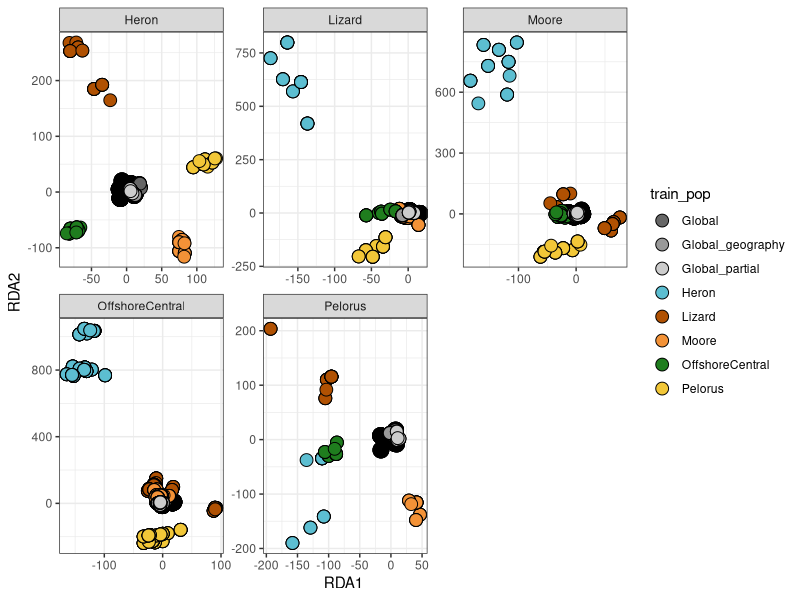
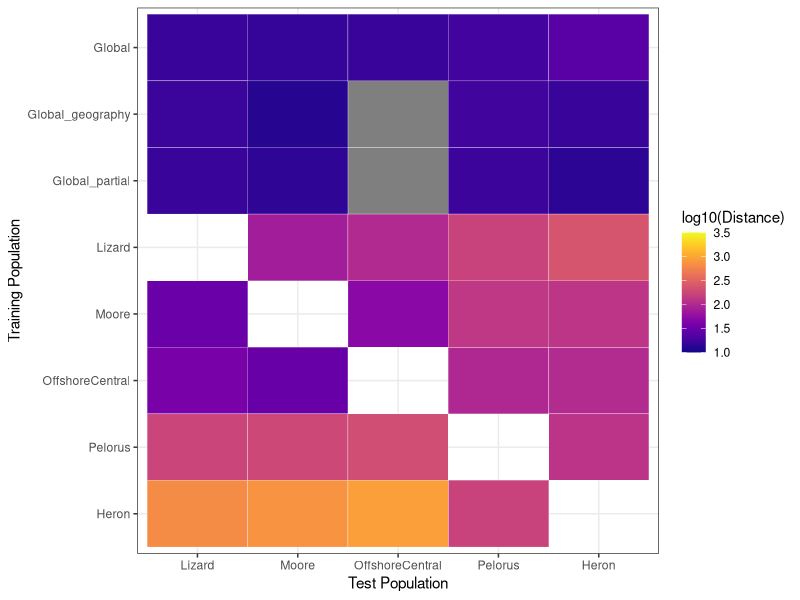
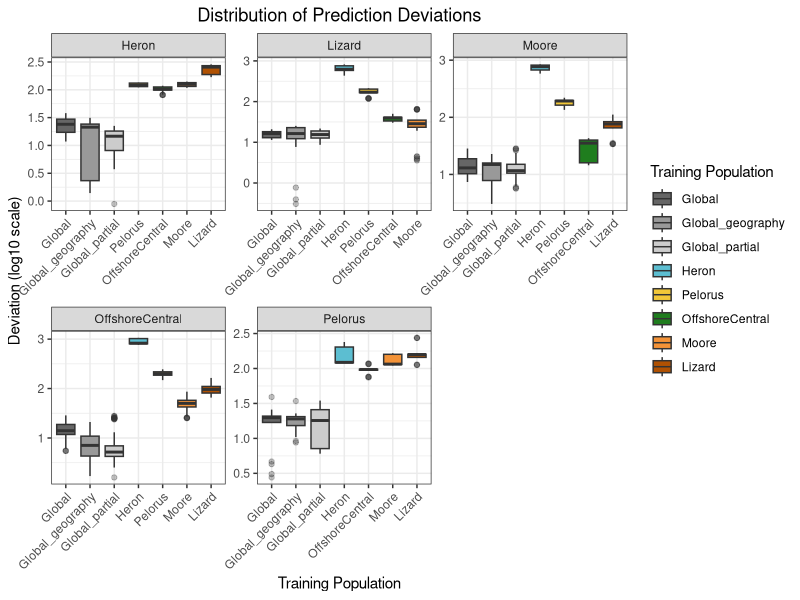

Write the R code that produced these figures, in order.
library(ggplot2)
library(dplyr)
library(viridis)

loop <- read.csv("RDA_LOPO_predictions_PC_axes.csv") # global --> one pop
test<-read.csv("RDA_crossval_predictions_PC_axes.csv") # one pop --> another pop
geography<-read.csv("RDA_LOPO_predictions_geography.csv") # global geography --> one pop
partial<-read.csv("RDA_LOPO_predictions_partial.csv") # global partial --> one pop

loop2 <- loop %>%
  mutate(method = "LOPO_global", train_pop = "Global")

test2 <- test %>%
  mutate(method = "Cross_population", train_pop = sub("_to_.*", "", comparison))

geography2 <- geography %>%
  mutate(method = "LOPO_global", train_pop = "Global_geography")

partial2 <- partial %>%
  mutate(method = "LOPO_global", train_pop = "Global_partial")

merged_df <- bind_rows(loop2, test2, geography2, partial2)

# Plot predicted and observed scores
custom_colors <- c(
  "Global" = "grey40",
  "Global_geography" = "grey60",
  "Global_partial" = "grey80",
  "Heron" = "#5CBED1",
  "Pelorus" = "#F2C738",
  "OffshoreCentral" = "#1F7D1E",
  "Moore" = "#F39237",
  "Lizard" = "#B05102")

ggplot(merged_df) +
  geom_point(aes(x = RDA1_obs, y = RDA2_obs), color = "black", size = 5, alpha = 0.6) +
  geom_point(aes(x = RDA1_pred, y = RDA2_pred, fill = train_pop),
             shape = 21, color = "black", stroke = 0.5, size = 4) +
  scale_fill_manual(values = custom_colors) +
  facet_wrap(~ Population, scales = "free") +
  labs(x = "RDA1", y = "RDA2", color = "Training Population", shape = "Prediction Type") +
  scale_color_manual(values = custom_colors) +
  theme_bw() +
  theme(plot.title = element_text(hjust = 0.5))

# Euclidean distances
merged_df <- merged_df %>%
  mutate(deviation = sqrt((RDA1_pred - RDA1_obs)^2 + (RDA2_pred - RDA2_obs)^2))

summary_train <- merged_df %>%
  group_by(train_pop, Population, method) %>%
  summarise(
    mean_dev = mean(deviation, na.rm = TRUE),
    median_dev = median(deviation, na.rm = TRUE),
    sd_dev = sd(deviation, na.rm = TRUE),
    n = n()
  ) %>%
  arrange(mean_dev)

# Heatmap
order <- c("Global", "Global_geography", "Global_partial", "Lizard", "Moore", "OffshoreCentral", "Pelorus", "Heron")

summary_train <- summary_train %>%
  mutate(
    train_pop  = factor(train_pop,  levels = order),
    Population = factor(Population, levels = order))

ggplot(summary_train, aes(x = Population, y = train_pop, fill = log10(mean_dev))) +
  geom_tile(color = "white") +
  scale_y_discrete(limits = rev(levels(summary_train$train_pop))) +
  scale_fill_viridis(option = "plasma", direction = 1, limits = c(1, 3.5)) + 
  labs(x = "Test Population", y = "Training Population", fill = "log10(Distance)") +
  theme_bw()

# Boxplots
custom_colors <- c(
  "Global" = "grey40",
  "Global_geography" = "grey60",
  "Global_partial" = "grey80",
  "Heron" = "#5CBED1",
  "Pelorus" = "#F2C738",
  "OffshoreCentral" = "#1F7D1E",
  "Moore" = "#F39237",
  "Lizard" = "#B05102")

merged_df$train_pop <- factor(merged_df$train_pop, levels = names(custom_colors))

ggplot(merged_df, aes(x = train_pop, y = log10(deviation), fill = train_pop)) +
  geom_boxplot(outlier.alpha = 0.3) +
  facet_wrap(~ Population, scales = "free") +
  scale_fill_manual(values = custom_colors) + 
  labs(
    x = "Training Population",
    y = "Deviation (log10 scale)",
    fill = "Training Population",
    title = "Distribution of Prediction Deviations") +
  theme_bw() +
  theme(
    axis.text.x = element_text(angle = 45, hjust = 1),
    plot.title = element_text(hjust = 0.5))
